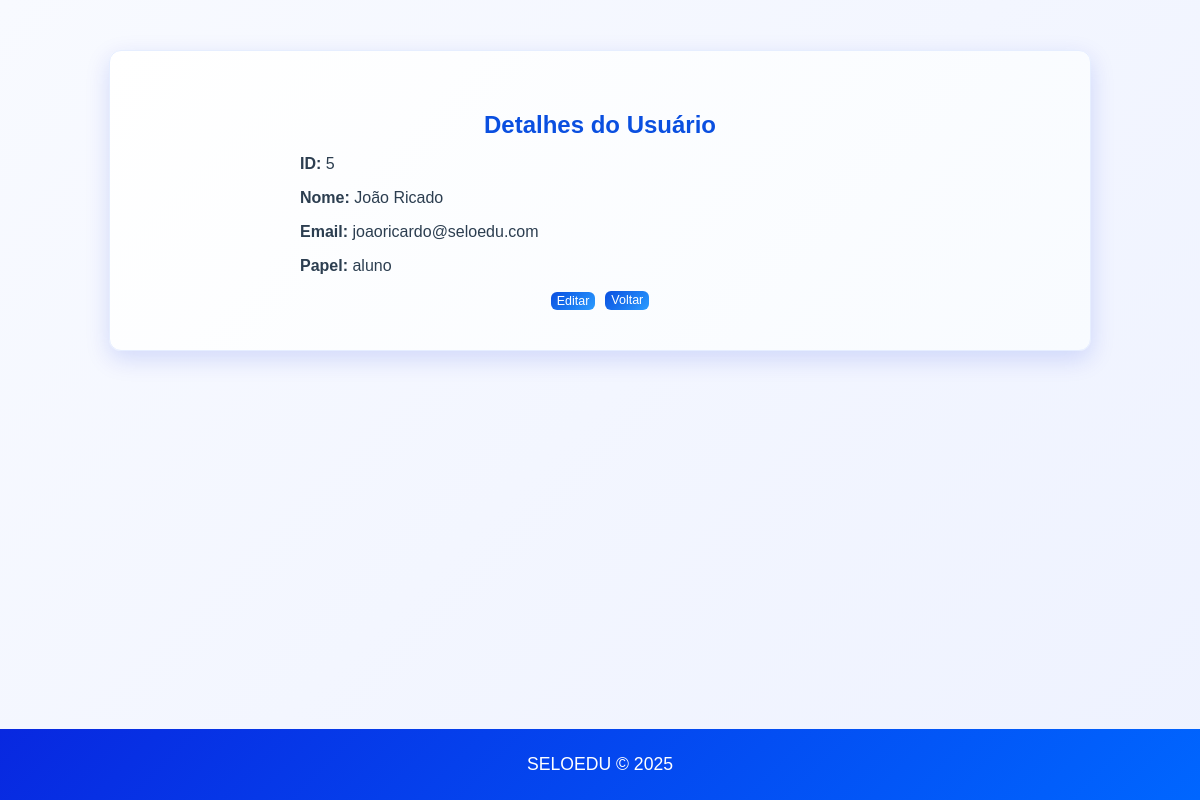
The app's page /users/5 with its own data.
### models/users.py (models this page shows, shortened)
class User(UserMixin, db.Model):
	__tablename__ = 'users'
	id = db.Column(db.Integer, primary_key=True)
	nome = db.Column(db.String(120), nullable=False)
	email = db.Column(db.String(150), unique=True, nullable=False)
	password_hash = db.Column(db.String(256), nullable=True)
	role = db.Column(db.String(50), default='user')
	ativo = db.Column(db.Boolean, default=True)
	profile = db.relationship('Profile', uselist=False, back_populates='user')

### views/users.py (the view)
    def view_user(self, user_id):
        try:
            user = User.query.get_or_404(user_id)
            return render_template('users/show.html', user=user)
        except Exception as e:
            flash(f'Erro ao carregar usuário: {str(e)}', 'error')
            return redirect(url_for('users.index'))

### templates/users/show.html (shortened to what this page needs)
{% extends "base.html" %}
{% block content %}
  <div class="users-container">
    <h2 class="users-header" style="color:#0a4fe0;">Detalhes do Usuário</h2>
    <div style="max-width:600px; margin:0 auto;">
      <p><strong>ID:</strong> {{ user.id }}</p>
      <p><strong>Nome:</strong> {{ user.nome }}</p>
      <p><strong>Email:</strong> {{ user.email }}</p>
      <p><strong>Papel:</strong> {{ user.role }}</p>
      <div class="form-actions">
        <form action="{{ url_for('users.edit', user_id=user.id) }}" method="get" style="display:inline">
          <button type="submit" class="btn-small no-underline">Editar</button>
        </form>
        <a href="{{ url_for('users.index') }}" class="btn-small no-underline">Voltar</a>
      </div>
    </div>
  </div>
{% endblock %}

### Static/custom.css (style rules this page uses)
body { font-family: 'Arial', sans-serif; background: linear-gradient(135deg, #f8faff 0%, #eef2ff 100%); margin: 0; padding: 0; color: #2c3e50; display: flex; flex-direction: column; min-height: 100vh; }
.users-container { background: linear-gradient(135deg, #ffffff 0%, #f8fbff 100%); padding: 40px; border-radius: 12px; box-shadow: 0 8px 25px rgba(8, 40, 224, 0.15); width: 100%; max-width: 900px; margin: 30px auto; border: 1px solid #e6eeff; }
.btn-small { padding: 2px 6px; font-size: 0.78em; border-radius: 6px; background: linear-gradient(135deg, #0a4fe0 0%, #2a9cff 100%); color: white; border: none; cursor: pointer; text-decoration: none; display: inline-block; vertical-align: middle; }
.button-home, .btn-small, .no-underline { text-decoration: none; }
.users-header { text-align: center; color: #0828e0; margin-bottom: 16px; font-weight: 700; }
.form-actions { display: flex; gap: 10px; justify-content: center; margin-top: 16px; }

### records on screen
User: id "5", nome "João Ricado", email "joaoricardo@seloedu.com", role "aluno"
